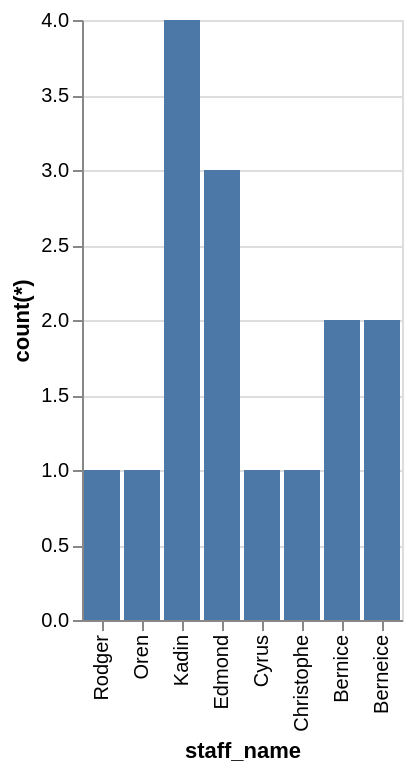

Here is the Vega-Lite specification saved for this chart:
### Vega-Lite specification from a JSON file in a GitHub repository (floating-point values rounded to 4 significant figures)
{"data": {"values": [{"x_data": "Rodger", "y_data": 1}, {"x_data": "Oren", "y_data": 1}, {"x_data": "Kadin", "y_data": 4}, {"x_data": "Edmond", "y_data": 3}, {"x_data": "Cyrus", "y_data": 1}, {"x_data": "Christophe", "y_data": 1}, {"x_data": "Bernice", "y_data": 2}, {"x_data": "Berneice", "y_data": 2}]}, "mark": "bar", "encoding": {"x": {"field": "x_data", "type": "nominal", "title": "staff_name", "sort": "descending"}, "y": {"field": "y_data", "type": "quantitative", "title": "count(*)"}}}
